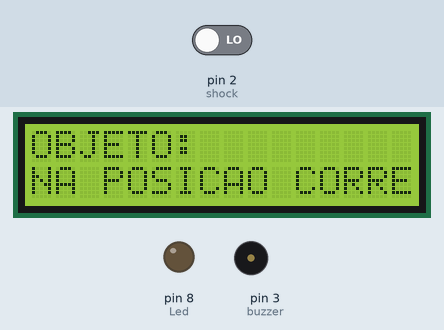
This sketch was run on a simulated Arduino Uno, built with avr-gcc and run on an emulated ATmega328P. On the bench: 16×2 character LCD, output pins drawn as LEDs (lit = HIGH), buzzer (waves = sounding). The test bench sets the inputs (shaded band); at power-on: pin 2 (shock) LOW.

Above: at 1.3 s.
1.4 s: pin 2 (shock) driven HIGH
At 2.4 s:
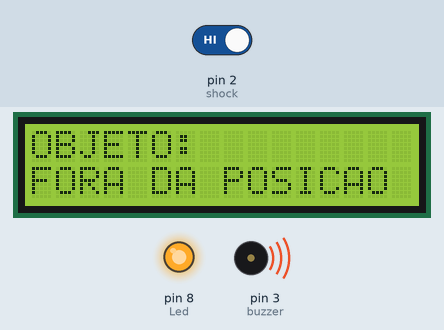
3.2 s: pin 2 (shock) driven LOW
At 4.2 s:
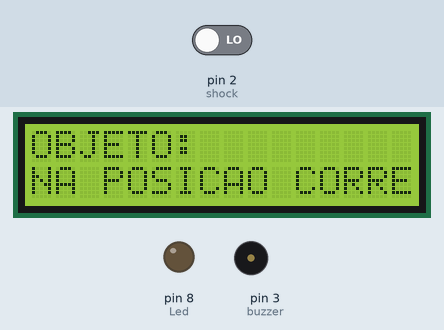
Timing chart, 0 to 6.2 s (numbered marks = the images above; inputs shaded):
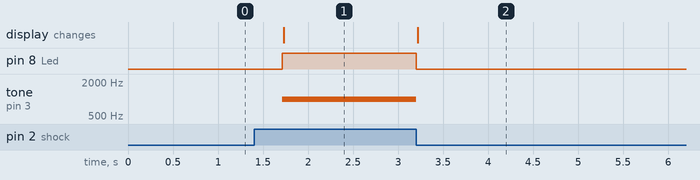

Measured:
- after the input at 1.4 s, pin 8 (Led): LOW → HIGH after 0.31 s; tone on pin 3 (buzzer): silent → 1000 Hz after 0.31 s; the display: changes after 0.33 s (image 1)
- after the input at 3.2 s, pin 8 (Led): HIGH → LOW at once; tone on pin 3 (buzzer): 1000 Hz → silent at once; the display: changes at once (image 2)

The sketch:

shock.ino
```cpp
//Open Source
#include <LiquidCrystal_I2C.h> //INCLUSÃO DE BIBLIOTECA
LiquidCrystal_I2C lcd(0x27,2,1,0,4,5,6,7,3, POSITIVE); //ENDEREÇO DO I2C E DEMAIS INFORMAÇÕES

int Led = 8;
int shock = 2;
int buzzer = 3;
int val;

void setup () {
  lcd.begin (16,2); //SETA A QUANTIDADE DE COLUNAS(16) E O NÚMERO DE LINHAS(2) DO DISPLAY
  lcd.setBacklight(HIGH); //LIGA O BACKLIGHT (LUZ DE FUNDO)
  lcd.begin (16,2); //SETA A QUANTIDADE DE COLUNAS(16) E O NÚMERO DE LINHAS(2) DO DISPLAY
  lcd.setBacklight(HIGH); //LIGA O BACKLIGHT (LUZ DE FUNDO)
  pinMode (Led, OUTPUT);
  pinMode (shock, INPUT);
  pinMode (buzzer, OUTPUT);
}

void loop () {
  Serial.println("OBJETO: ");
  lcd.setCursor(0,0); //SETA A POSIÇÃO DO CURSOR
  lcd.print("OBJETO: "); //IMPRIME O TEXTO NO DISPLAY LCD

  val = digitalRead (shock);
  if (val == HIGH ) {
    digitalWrite(Led, HIGH);
    tone(buzzer, 1000, 1000);
    Serial.println("FORA DA POSICAO");
    lcd.setCursor(0,1); //SETA A POSIÇÃO DO CURSOR
    lcd.print("FORA DA POSICAO     "); //IMPRIME O TEXTO NO DISPLAY LCD
  } else {
    digitalWrite (Led, LOW);
    noTone(buzzer);
    Serial.println("NA POSICAO CORRETA");
    lcd.setCursor(0,1); //SETA A POSIÇÃO DO CURSOR
    lcd.print("NA POSICAO CORRETA"); //IMPRIME O TEXTO NO DISPLAY LCD
    delay (500);
  }
}
```
